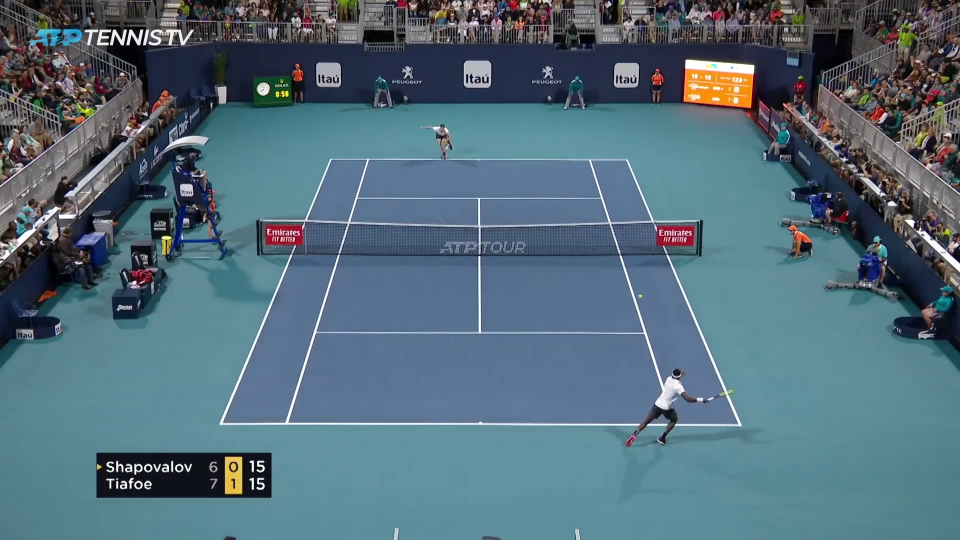
#> input picture test_frame.jpg, 1920 x 1080 px (shown at 1/2 size)
$ python -i court_detector.py   (imports and definitions only)
#> lines starting #> are read from the running program, lines starting #| are printed output that depends on the picture
### old/court_reference.py
import cv2
import numpy as np
import matplotlib.pyplot as plt


class CourtReference:
    """
    Court reference model
    """
    def __init__(self):
        self.baseline_top = ((286, 561), (1379, 561))
        self.baseline_bottom = ((286, 2935), (1379, 2935))
        self.net = ((286, 1748), (1379, 1748))
        self.left_court_line = ((286, 561), (286, 2935))
        self.right_court_line = ((1379, 561), (1379, 2935))
        self.left_inner_line = ((423, 561), (423, 2935))
        self.right_inner_line = ((1242, 561), (1242, 2935))
        self.middle_line = ((832, 1110), (832, 2386))
        self.top_inner_line = ((423, 1110), (1242, 1110))
        self.bottom_inner_line = ((423, 2386), (1242, 2386))
        self.top_extra_part = (832.5, 580)
        self.bottom_extra_part = (832.5, 2910)

        self.court_conf = {1: [*self.baseline_top, *self.baseline_bottom],
                           2: [self.left_inner_line[0], self.right_inner_line[0], self.left_inner_line[1],
                               self.right_inner_line[1]],
                           3: [self.left_inner_line[0], self.right_court_line[0], self.left_inner_line[1],
                               self.right_court_line[1]],
                           4: [self.left_court_line[0], self.right_inner_line[0], self.left_court_line[1],
                               self.right_inner_line[1]],
                           5: [*self.top_inner_line, *self.bottom_inner_line],
                           6: [*self.top_inner_line, self.left_inner_line[1], self.right_inner_line[1]],
                           7: [self.left_inner_line[0], self.right_inner_line[0], *self.bottom_inner_line],
                           8: [self.right_inner_line[0], self.right_court_line[0], self.right_inner_line[1],
                               self.right_court_line[1]],
                           9: [self.left_court_line[0], self.left_inner_line[0], self.left_court_line[1],
                               self.left_inner_line[1]],
                           10: [self.top_inner_line[0], self.middle_line[0], self.bottom_inner_line[0],
                                self.middle_line[1]],
                           11: [self.middle_line[0], self.top_inner_line[1], self.middle_line[1],
                                self.bottom_inner_line[1]],
                           12: [*self.bottom_inner_line, self.left_inner_line[1], self.right_inner_line[1]]}
        self.line_width = 1
        self.court_width = 1117
        self.court_height = 2408
        self.top_bottom_border = 549
        self.right_left_border = 274
        self.court_total_width = self.court_width + self.right_left_border * 2
        self.court_total_height = self.court_height + self.top_bottom_border * 2

        self.court = cv2.cvtColor(cv2.imread('old/court_configurations/court_reference.png'), cv2.COLOR_BGR2GRAY)

    # [28 lines left out: functions build_court_reference, get_important_lines, not called in this run]

    def get_extra_parts(self):
        parts = [self.top_extra_part, self.bottom_extra_part]
        return parts

    # [25 lines left out: functions save_all_court_configurations, get_court_mask, not called in this run]


# [3 lines that do not run on import are left out]

### old/court_detector.py
import numpy as np
import cv2
from matplotlib import pyplot as plt
from sympy import Line
from itertools import combinations
from court_reference import CourtReference
import scipy.signal as sp


class CourtDetector:
  """
  Detecting and tracking court in frame
  """
  def __init__(self, verbose=0):
    self.verbose = verbose
    self.colour_threshold = 200
    self.dist_tau = 3
    self.intensity_threshold = 40
    self.court_reference = CourtReference()
    self.v_width = 0
    self.v_height = 0
    self.frame = None
    self.gray = None
    self.court_warp_matrix = []
    self.game_warp_matrix = []
    self.court_score = 0
    self.baseline_top = None
    self.baseline_bottom = None
    self.net = None
    self.left_court_line = None
    self.right_court_line = None
    self.left_inner_line = None
    self.right_inner_line = None
    self.middle_line = None
    self.top_inner_line = None
    self.bottom_inner_line = None
    self.success_flag = False
    self.success_accuracy = 80
    self.success_score = 1000
    self.best_conf = None
    self.frame_points = None
    self.dist = 5


  # [419 lines left out: functions detect, _threshold, _filter_pixels, _detect_lines, _classify_lines, _classify_vertical and 9 more, not called in this run]

# [24 lines of commented-out code are left out]

>>> import cv2
>>> picture = cv2.imread('../test_frame.jpg', cv2.IMREAD_GRAYSCALE)
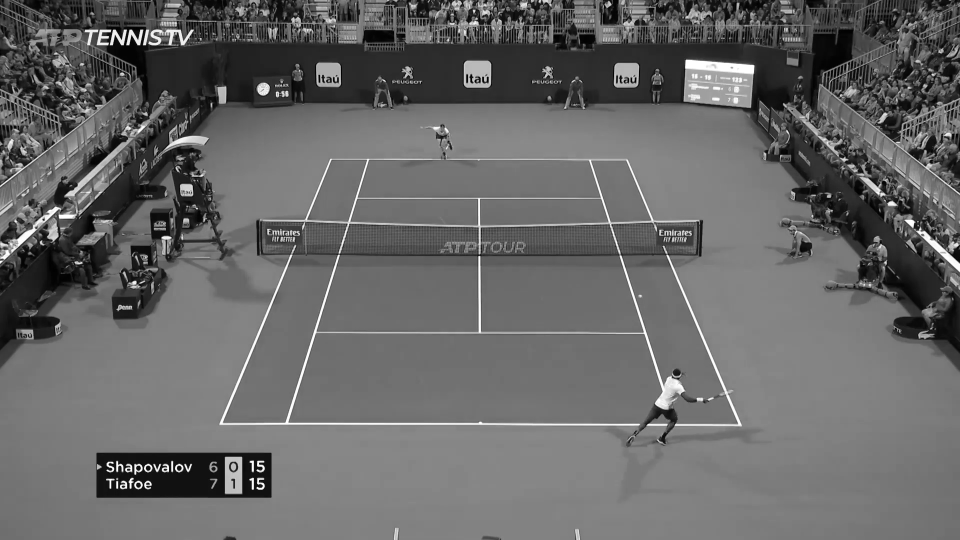
#> picture: shape (1080, 1920) (shown at 1/2 size); min 0, max 255, mean 103.3
>>> result = CourtDetector().track_court(picture)
#> (the run stopped early here; a loop or call above may not have finished)
